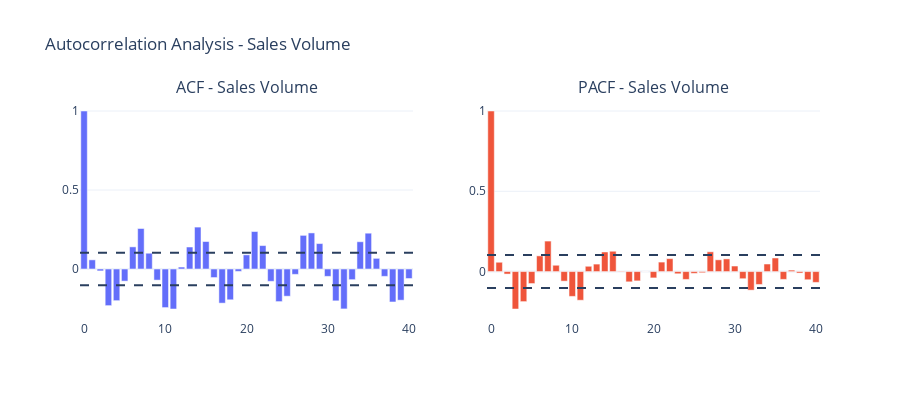
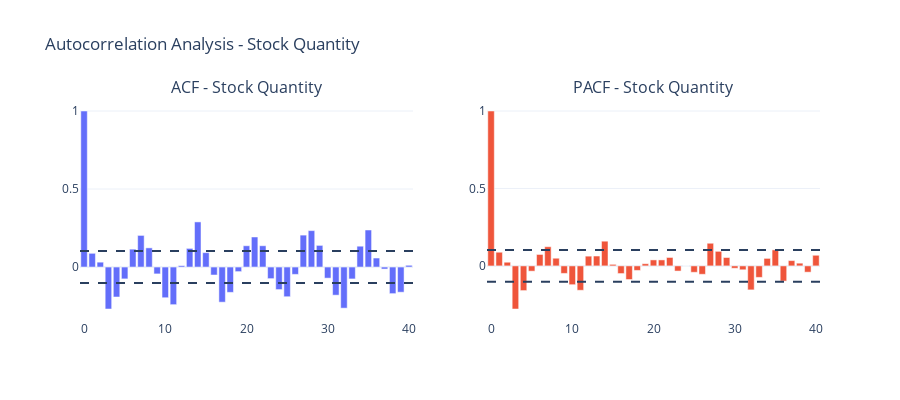

Notebook source saved alongside these figures, in order:
### Markdown cell above
### Autocorrelation Analysis

### Code cell
# Function for interactive ACF/PACF charts
def plot_acf_pacf(series, title, max_lag=40):
    acf_values = acf(series.dropna(), nlags=max_lag)
    pacf_values = pacf(series.dropna(), nlags=max_lag)
    
    fig = make_subplots(rows=1, cols=2, subplot_titles=[f'ACF - {title}', f'PACF - {title}'])
    
    # ACF
    fig.add_trace(go.Bar(x=list(range(max_lag+1)), y=acf_values, name='ACF'), row=1, col=1)
    fig.add_hline(y=1.96/np.sqrt(len(series)), line_dash="dash", row=1, col=1)
    fig.add_hline(y=-1.96/np.sqrt(len(series)), line_dash="dash", row=1, col=1)
    
    # PACF
    fig.add_trace(go.Bar(x=list(range(max_lag+1)), y=pacf_values, name='PACF'), row=1, col=2)
    fig.add_hline(y=1.96/np.sqrt(len(series)), line_dash="dash", row=1, col=2)
    fig.add_hline(y=-1.96/np.sqrt(len(series)), line_dash="dash", row=1, col=2)
    
    fig.update_layout(height=400, showlegend=False, title_text=f"Autocorrelation Analysis - {title}")
    fig.show()

# Plot for Sales Volume
plot_acf_pacf(df_target['Sales_Volume'], 'Sales Volume')

# Plot for Stock Quantity
plot_acf_pacf(df_target['Stock_Quantity'], 'Stock Quantity')

### Figure 1 — Plotly figure (JSON) as saved in the notebook; plotly's stock layout.template omitted (floating-point values rounded to 4 significant figures)
{"data": [{"name": "ACF", "type": "bar", "x": [0, 1, 2, 3, 4, 5, 6, 7, 8, 9, 10, 11, 12, 13, 14, 15, 16, 17, 18, 19, 20, 21, 22, 23, 24, 25, 26, 27, 28, 29, 30, 31, 32, 33, 34, 35, 36, 37, 38, 39, 40], "xaxis": "x", "y": [1, 0.05788, -0.01203, -0.2319, -0.2005, -0.07673, 0.1401, 0.2563, 0.09988, -0.07028, -0.2443, -0.2532, 0.01234, 0.1391, 0.2652, 0.1738, -0.05419, -0.216, -0.1949, -0.01504, 0.08943, 0.2371, 0.1483, -0.07799, -0.2064, -0.1722, -0.03384, 0.2129, 0.2283, 0.1609, -0.0466, -0.2016, -0.2526, -0.06745, 0.1725, 0.2266, 0.06738, -0.04655, -0.2087, -0.1974, -0.06035], "yaxis": "y"}, {"name": "PACF", "type": "bar", "x": [0, 1, 2, 3, 4, 5, 6, 7, 8, 9, 10, 11, 12, 13, 14, 15, 16, 17, 18, 19, 20, 21, 22, 23, 24, 25, 26, 27, 28, 29, 30, 31, 32, 33, 34, 35, 36, 37, 38, 39, 40], "xaxis": "x2", "y": [1, 0.05804, -0.01552, -0.2331, -0.187, -0.07451, 0.09785, 0.19, 0.03935, -0.05954, -0.1545, -0.1785, 0.03305, 0.04668, 0.122, 0.1266, 0.002927, -0.06396, -0.05788, -0.0005566, -0.03937, 0.05905, 0.08049, -0.01374, -0.04888, -0.01113, -0.007234, 0.1231, 0.07322, 0.07892, 0.03454, -0.04448, -0.1156, -0.08024, 0.04705, 0.08467, -0.04867, 0.00904, -0.009229, -0.05086, -0.06735], "yaxis": "y2"}], "layout": {"annotations": [{"font": {"size": 16}, "showarrow": false, "text": "ACF - Sales Volume", "x": 0.225, "xanchor": "center", "xref": "paper", "y": 1, "yanchor": "bottom", "yref": "paper"}, {"font": {"size": 16}, "showarrow": false, "text": "PACF - Sales Volume", "x": 0.775, "xanchor": "center", "xref": "paper", "y": 1, "yanchor": "bottom", "yref": "paper"}], "height": 400, "shapes": [{"line": {"dash": "dash"}, "type": "line", "x0": 0, "x1": 1, "xref": "x domain", "y0": 0.1027, "y1": 0.1027, "yref": "y"}, {"line": {"dash": "dash"}, "type": "line", "x0": 0, "x1": 1, "xref": "x domain", "y0": -0.1027, "y1": -0.1027, "yref": "y"}, {"line": {"dash": "dash"}, "type": "line", "x0": 0, "x1": 1, "xref": "x2 domain", "y0": 0.1027, "y1": 0.1027, "yref": "y2"}, {"line": {"dash": "dash"}, "type": "line", "x0": 0, "x1": 1, "xref": "x2 domain", "y0": -0.1027, "y1": -0.1027, "yref": "y2"}], "showlegend": false, "title": {"text": "Autocorrelation Analysis - Sales Volume"}, "xaxis": {"anchor": "y", "domain": [0, 0.45]}, "xaxis2": {"anchor": "y2", "domain": [0.55, 1]}, "yaxis": {"anchor": "x", "domain": [0, 1]}, "yaxis2": {"anchor": "x2", "domain": [0, 1]}}}

### Figure 2 — Plotly figure (JSON) as saved in the notebook; plotly's stock layout.template omitted (floating-point values rounded to 4 significant figures)
{"data": [{"name": "ACF", "type": "bar", "x": [0, 1, 2, 3, 4, 5, 6, 7, 8, 9, 10, 11, 12, 13, 14, 15, 16, 17, 18, 19, 20, 21, 22, 23, 24, 25, 26, 27, 28, 29, 30, 31, 32, 33, 34, 35, 36, 37, 38, 39, 40], "xaxis": "x", "y": [1, 0.088, 0.03122, -0.2689, -0.1919, -0.07594, 0.1145, 0.2026, 0.1229, -0.04396, -0.1966, -0.2411, 0.008812, 0.1195, 0.2893, 0.09219, -0.05106, -0.2251, -0.1622, -0.02927, 0.1365, 0.1927, 0.1366, -0.07429, -0.1445, -0.1902, -0.04692, 0.2047, 0.2335, 0.1388, -0.07114, -0.1802, -0.2634, -0.07619, 0.1335, 0.2374, 0.0578, -0.01294, -0.1705, -0.1613, 0.01128], "yaxis": "y"}, {"name": "PACF", "type": "bar", "x": [0, 1, 2, 3, 4, 5, 6, 7, 8, 9, 10, 11, 12, 13, 14, 15, 16, 17, 18, 19, 20, 21, 22, 23, 24, 25, 26, 27, 28, 29, 30, 31, 32, 33, 34, 35, 36, 37, 38, 39, 40], "xaxis": "x2", "y": [1, 0.08824, 0.02379, -0.2782, -0.1594, -0.03393, 0.07388, 0.1239, 0.04956, -0.0484, -0.1213, -0.1573, 0.06297, 0.06373, 0.1595, 0.01002, -0.04946, -0.08799, -0.02914, 0.01415, 0.03865, 0.03869, 0.05449, -0.03333, -0.0001022, -0.04121, -0.05408, 0.1462, 0.09399, 0.05426, -0.01523, -0.02512, -0.1549, -0.07409, 0.04852, 0.1034, -0.09792, 0.03429, 0.01761, -0.0404, 0.06866], "yaxis": "y2"}], "layout": {"annotations": [{"font": {"size": 16}, "showarrow": false, "text": "ACF - Stock Quantity", "x": 0.225, "xanchor": "center", "xref": "paper", "y": 1, "yanchor": "bottom", "yref": "paper"}, {"font": {"size": 16}, "showarrow": false, "text": "PACF - Stock Quantity", "x": 0.775, "xanchor": "center", "xref": "paper", "y": 1, "yanchor": "bottom", "yref": "paper"}], "height": 400, "shapes": [{"line": {"dash": "dash"}, "type": "line", "x0": 0, "x1": 1, "xref": "x domain", "y0": 0.1027, "y1": 0.1027, "yref": "y"}, {"line": {"dash": "dash"}, "type": "line", "x0": 0, "x1": 1, "xref": "x domain", "y0": -0.1027, "y1": -0.1027, "yref": "y"}, {"line": {"dash": "dash"}, "type": "line", "x0": 0, "x1": 1, "xref": "x2 domain", "y0": 0.1027, "y1": 0.1027, "yref": "y2"}, {"line": {"dash": "dash"}, "type": "line", "x0": 0, "x1": 1, "xref": "x2 domain", "y0": -0.1027, "y1": -0.1027, "yref": "y2"}], "showlegend": false, "title": {"text": "Autocorrelation Analysis - Stock Quantity"}, "xaxis": {"anchor": "y", "domain": [0, 0.45]}, "xaxis2": {"anchor": "y2", "domain": [0.55, 1]}, "yaxis": {"anchor": "x", "domain": [0, 1]}, "yaxis2": {"anchor": "x2", "domain": [0, 1]}}}
